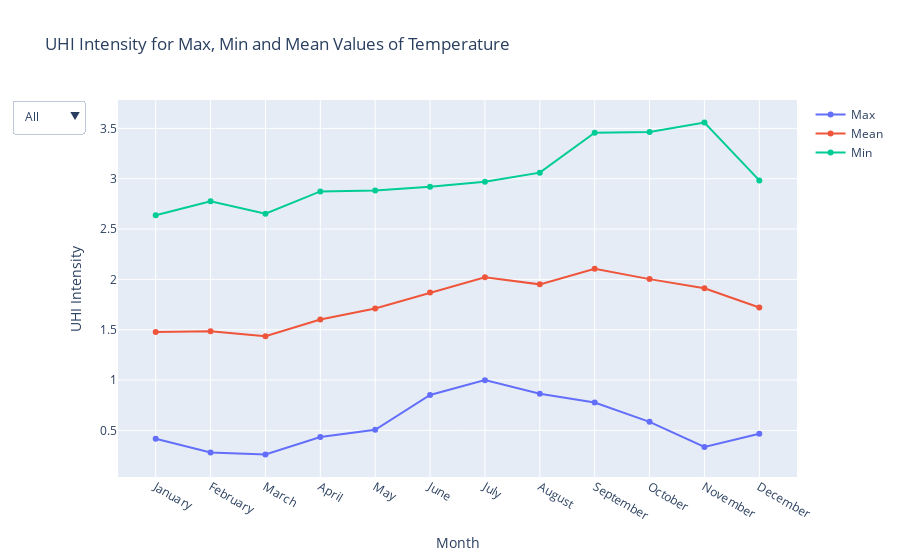

The cell this chart's notebook holds for it:
### Markdown cell above
## Plots

### Code cell
"""
This code reads the UHI intensity data from the CSV files and creates a line chart using the `plotly.graph_objects` module. 
The resulting chart displays the UHI intensity values for maximum, mean, and minimum temperature values across different months. 
The chart includes a title, x-axis label, and y-axis label.

To run this code and visualize the UHI intensity values, make sure you have the necessary libraries imported and the required CSV 
files available in the specified file paths.
"""

df_max = pd.read_csv("UHI_intensityMaximum T.csv")
df_mean = pd.read_csv("UHI_intensityMean T.csv")
df_min = pd.read_csv("UHI_intensityMinimum T.csv")
df_T_Maximum = pd.read_csv("Maximum T_temperature_df.csv")

df_T_Maximum['Mean'] = df_T_Maximum.drop('Month', axis=1).apply(lambda x: x.mean(), axis=1)


fig = go.Figure()

fig.add_trace(go.Scatter(x=df_max["Month"], y=df_max["Mean"],
                    mode='lines+markers',
                    name='Max'))
fig.add_trace(go.Scatter(x=df_mean["Month"], y=df_mean["Mean"],
                    mode='lines+markers',
                    name='Mean'))
fig.add_trace(go.Scatter(x=df_min["Month"], y=df_min["Mean"],
                    mode='lines+markers',
                    name='Min'))


fig.update_layout(
    updatemenus=[
        dict(
            active=0,
            buttons=list([
                dict(label="All",
                     method="update",
                     args=[{"visible": [True, True, True]},
                           {"title": "UHI Intensity for Max, Min and Mean Values of Temperature",
                            "annotations": []}]),
                dict(label="Min",
                     method="update",
                     args=[{"visible": [False, False, True]},
                           {"title": "UHI Intensity for Minimum Values of Temperature",
                            "annotations": []}]),
                dict(label="Max",
                     method="update",
                     args=[{"visible": [True, False, False]},
                           {"title": "UHI Intensity for Maximum Values of Temperature",
                            "annotations": []}]),
                dict(label="Mean",
                     method="update",
                     args=[{"visible": [False, True, False]},
                           {"title": "UHI Intensity for Mean Values of Temperature",
                            "annotations": []}]),
            ]),
        )
    ])

fig.update_layout(title='UHI Intensity for Max, Min and Mean Values of Temperature',
                   xaxis_title='Month',
                   yaxis_title='UHI Intensity')

fig.show()

### Figure 1 — Plotly figure (JSON) as saved in the notebook; plotly's stock layout.template omitted (floating-point values rounded to 4 significant figures)
{"data": [{"mode": "lines+markers", "name": "Max", "type": "scatter", "x": ["January", "February", "March", "April", "May", "June", "July", "August", "September", "October", "November", "December"], "y": [0.4173, 0.2814, 0.262, 0.4346, 0.5071, 0.8522, 0.9994, 0.8644, 0.7767, 0.5851, 0.3352, 0.4674]}, {"mode": "lines+markers", "name": "Mean", "type": "scatter", "x": ["January", "February", "March", "April", "May", "June", "July", "August", "September", "October", "November", "December"], "y": [1.479, 1.486, 1.435, 1.601, 1.71, 1.869, 2.021, 1.951, 2.105, 2.003, 1.912, 1.721]}, {"mode": "lines+markers", "name": "Min", "type": "scatter", "x": ["January", "February", "March", "April", "May", "June", "July", "August", "September", "October", "November", "December"], "y": [2.638, 2.777, 2.653, 2.874, 2.883, 2.921, 2.97, 3.06, 3.456, 3.463, 3.557, 2.984]}], "layout": {"title": {"text": "UHI Intensity for Max, Min and Mean Values of Temperature"}, "updatemenus": [{"active": 0, "buttons": [{"args": [{"visible": [true, true, true]}, {"annotations": [], "title": "UHI Intensity for Max, Min and Mean Values of Temperature"}], "label": "All", "method": "update"}, {"args": [{"visible": [false, false, true]}, {"annotations": [], "title": "UHI Intensity for Minimum Values of Temperature"}], "label": "Min", "method": "update"}, {"args": [{"visible": [true, false, false]}, {"annotations": [], "title": "UHI Intensity for Maximum Values of Temperature"}], "label": "Max", "method": "update"}, {"args": [{"visible": [false, true, false]}, {"annotations": [], "title": "UHI Intensity for Mean Values of Temperature"}], "label": "Mean", "method": "update"}]}], "xaxis": {"title": {"text": "Month"}}, "yaxis": {"title": {"text": "UHI Intensity"}}}}
